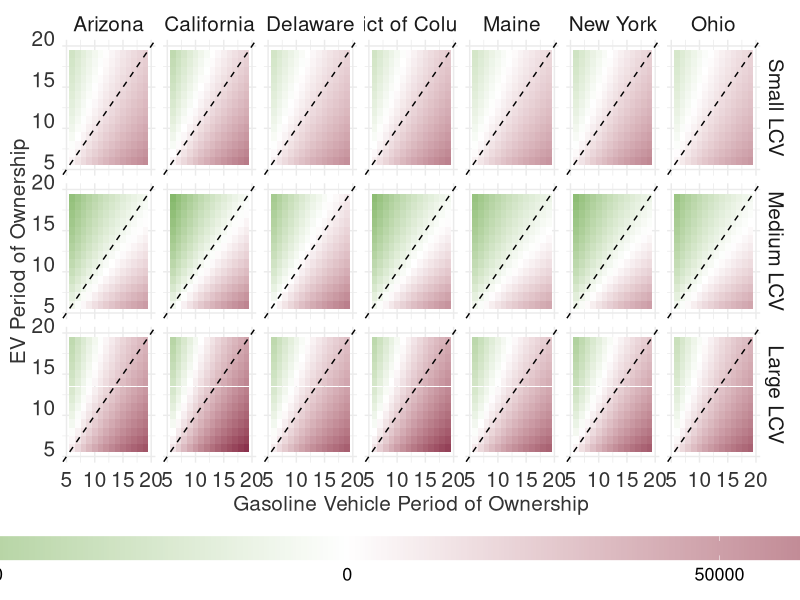
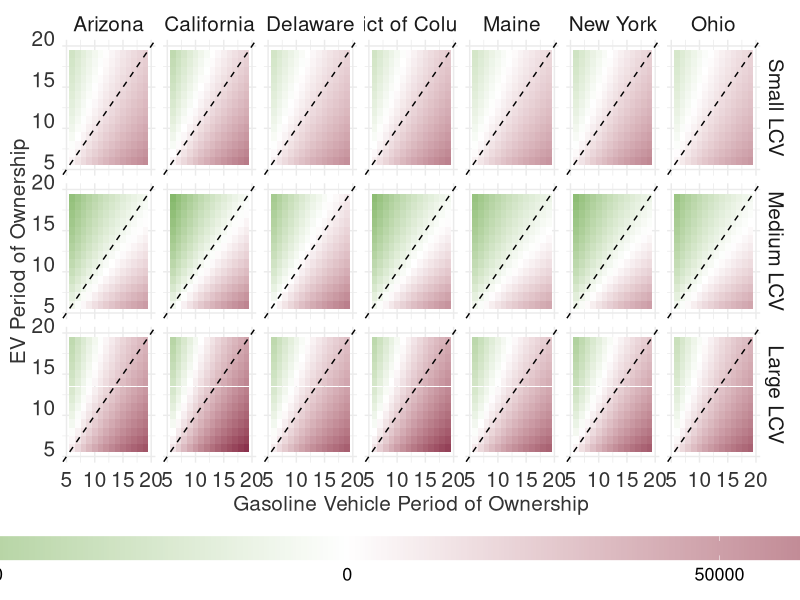

Here is the R script that generated these plots, in order:
# This script performs a sensitivity analysis on changing the period of ownership in TCO calculation 
# between electric vehicles (EV) and gasoline vehicles across different states 
# and vehicle types. The analysis visualizes the TCO differences using a 
# heatmap for each state and vehicle type combination.

# Load necessary libraries
library(readxl)
library(dplyr)
library(ggplot2)
library(tidyr)
library(purrr)

# Read the Excel file containing ownership year data
data3 <- read_excel("sensitive_analysis_data/ownership_year.xlsx")

# Define columns to remove based on specified values
cols_to_remove <- c(seq(0, 4, by = 1))
cols_to_remove <- sprintf("%.0f", cols_to_remove)
cols_to_remove[cols_to_remove %in% c("-1.0", "1.0")] <- sprintf("%.0f", as.numeric(cols_to_remove[cols_to_remove %in% c("-1.0", "1.0")]))

# Remove the specified columns from the dataset
data3 <- data3 %>%
  select(-all_of(cols_to_remove))

# Function to calculate differences for a given state and vehicle type
calc_differences <- function(state, vehicle_type, data) {
  # Filter EV and Gasoline data for the given state and vehicle type
  ev_data <- data %>%
    filter(State_Name == state, Vehicle_Type == vehicle_type, Fuel == "EV") %>%
    select(matches('^\\d+$')) %>%
    unlist() %>%
    as.numeric()
  
  gasoline_data <- data %>%
    filter(State_Name == state, Vehicle_Type == vehicle_type, Fuel == "Gasoline") %>%
    select(matches('^\\d+$')) %>%
    unlist() %>%
    as.numeric()
  
  # Initialize a matrix to store the differences
  difference_matrix <- matrix(nrow = length(ev_data), ncol = length(gasoline_data))
  
  # Calculate the pairwise differences
  for (i in 1:length(ev_data)) {
    for (j in 1:length(gasoline_data)) {
      difference_matrix[i, j] <- gasoline_data[j] - ev_data[i]
    }
  }
  
  # Convert the matrix to a long format for ggplot
  difference_data <- as.data.frame(difference_matrix)
  names(difference_data) <- seq(5, by = 1, length.out = ncol(difference_data))
  difference_data$EV_Mileage <- seq(5, by = 1, length.out = nrow(difference_data))
  long_data <- tidyr::pivot_longer(difference_data, cols = -EV_Mileage, names_to = "Gasoline_Mileage", values_to = "Difference")
  
  long_data = long_data %>% mutate(state = state, vehicle_type = vehicle_type)
  return(long_data)
}

# Create a combination of states and vehicle types and calculate differences
out <- tidyr::expand_grid(
  states = c("Delaware", "Maine", "Ohio", "Arizona", "California", "New York", "District of Columbia"),
  vehicle_types = c("Small LCV", "Medium LCV", "Large LCV") 
) %>%
  mutate(id = 1:n()) %>%
  split(.$id) %>%
  purrr::map_dfr(~calc_differences(state = .$states, vehicle_type = .$vehicle_types, data = data3), .id = "id")

# Set the factor levels for vehicle types
out$vehicle_type <- factor(out$vehicle_type,
                           levels = c("Small LCV",
                                      "Medium LCV",
                                      "Large LCV"))

# Set options to avoid scientific notation
options(scipen = 10000)

# Generate the heatmap visualization
ggplot() +
  geom_tile(data = out, aes(x = as.numeric(Gasoline_Mileage), y = as.numeric(EV_Mileage), fill = Difference)) +
  scale_fill_gradient2(low = "#399213", high = "#7B143A", mid = "white", midpoint = 0) +
  geom_abline(slope = 1, intercept = 0, color = "black", linetype = "dashed") + # Add this line for the diagonal
  theme_minimal() +
  labs(x = "Gasoline Vehicle Period of Ownership",
       y = "EV Period of Ownership",
       fill = "Difference") +
  facet_grid(cols = vars(state), rows = vars(vehicle_type)) +
  theme(legend.position = "bottom") +
  guides(fill = guide_colourbar(
    theme = theme(
      legend.key.width = unit(dev.size()[1] * 2, "inches")
    ))
  ) +
  theme(strip.text = element_text(size = 15)) +
  theme(axis.text.x = element_text(color = "grey20", size = 15, angle = 0, hjust = .5, vjust = .5, face = "plain"),
        axis.text.y = element_text(color = "grey20", size = 15, angle = 0, hjust = 1, vjust = 0, face = "plain"),  
        axis.title.y = element_text(color = "grey20", size = 15, angle = 90, hjust = .5, vjust = .5, face = "plain"),
        axis.title.x = element_text(color = "grey20", size = 15, angle = 0, hjust = .5, vjust = .5, face = "plain")) +
  theme(legend.text = element_text(size = 13)) +
  theme(legend.title = element_text(size = 15)) +
  xlim(5, 20) +
  ylim(5, 20)

# Save the plot
ggsave("year.png", width = 16, height = 9, dpi = 800)
